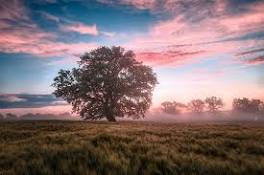
#> input picture images.jpg, 264 x 175 px
$ python rot.py
#> lines starting #> are read from the running program, lines starting #| are printed output that depends on the picture
import cv2

img = cv2.imread('images.jpg',0)
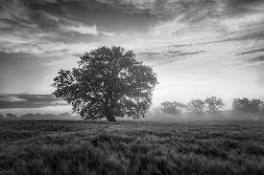
#> img: shape (175, 264); min 0, max 255, mean 117.1
rows,cols = img.shape
#> rows = 175; cols = 264

M = cv2.getRotationMatrix2D((cols/2,rows/2),45,1)
dst = cv2.warpAffine(img,M,(cols,rows))
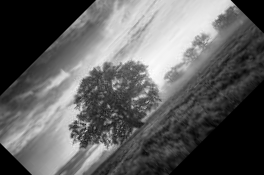
#> dst: shape (175, 264); min 0, max 255, mean 94.6

cv2.imshow('rotacion',dst)
cv2.waitKey(0)
cv2.destroyAllWindows()
